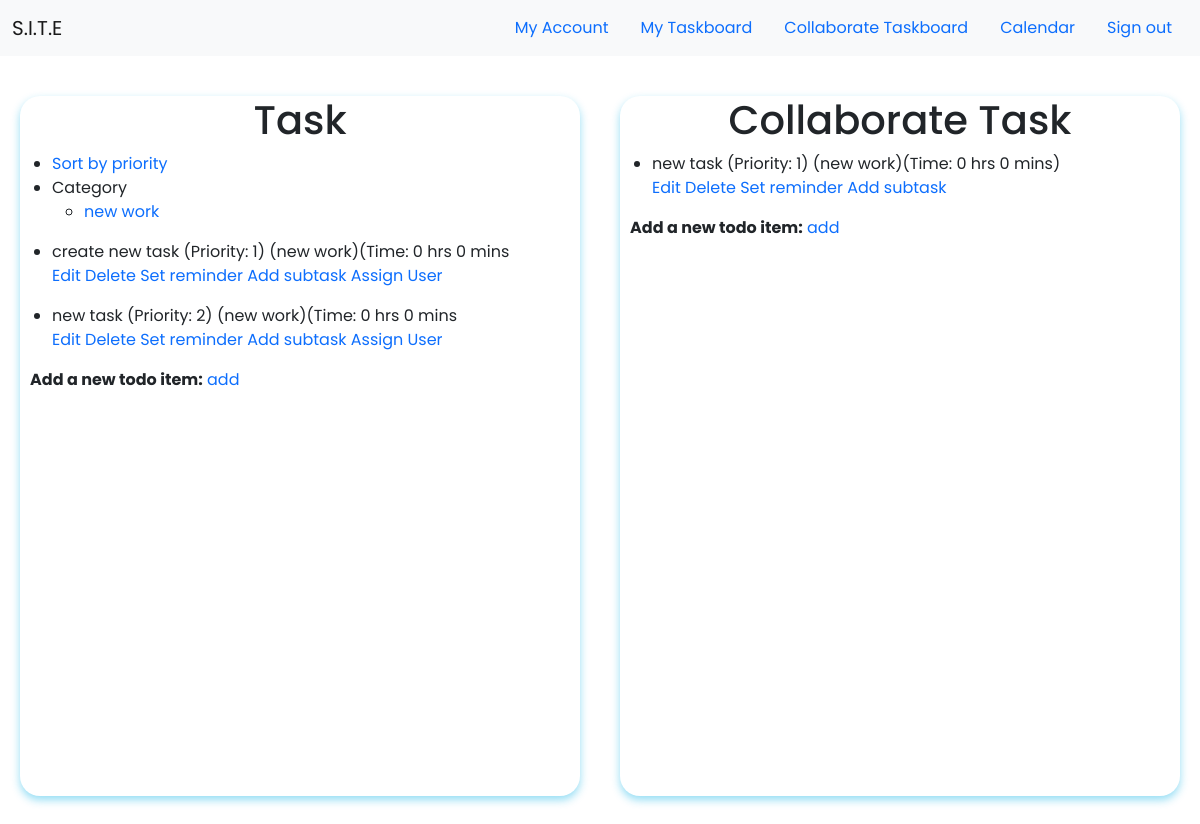
Before: /taskboard (signed in) with the older database file.
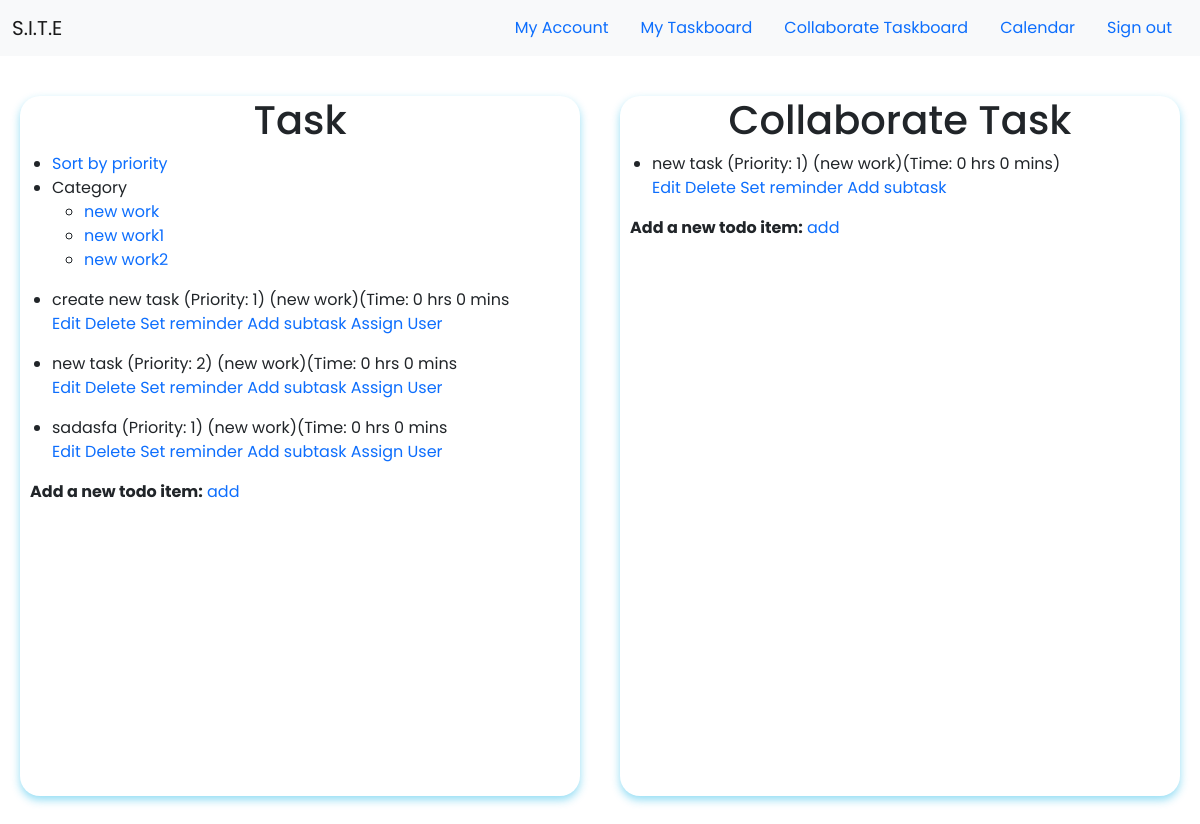
After: the same page with the newer database file.
### app/models.py (models this page shows, shortened)
class Category(db.Model):
    id = db.Column(db.Integer, primary_key=True)
    category = db.Column(db.String(30), unique=True, nullable=False)
    user_id = db.Column(db.Integer, db.ForeignKey('user.id'))

class Task(db.Model):
    id = db.Column(db.Integer, primary_key=True, autoincrement=True)
    content = db.Column(db.String, unique=False, nullable=False)
    complete = db.Column(db.Boolean, default=False)
    estimatehr = db.Column(db.Integer, nullable = True)
    estimatemin = db.Column(db.Integer, nullable = True)
    priority = db.Column(db.Integer, nullable=False)
    collaborate_id = db.Column(db.Integer, nullable=True, unique=False)
    assign_user = db.Column(db.String,unique=False, nullable=True)
    category_id = db.Column(db.Integer, db.ForeignKey('category.id'), nullable=False)
    category = db.relationship('Category', backref=db.backref('categories', lazy=True))
    subtask = db.relationship('Subtask', backref = 'subtasks', lazy = 'dynamic')
    user_id = db.Column(db.Integer, db.ForeignKey('user.id'))

### app/routes.py (the view)
@app.route('/taskboard',methods=['GET', 'POST'])
def taskboard():
    user = User.query.filter_by(username=current_user.username).first()
    tasks = Task.query.filter_by(user_id=user.id, collaborate_id = None).all()
    assign_tasks = Task.query.filter_by(assign_user=user.username).all()
    categories = Category.query.filter_by(user_id=user.id).all()
    subtask = Subtask.query.all()
    return render_template('taskboard.html', tasks=tasks, categories=categories, subtasks=subtask, assign_tasks=assign_tasks)

### app/models.py (called while the page is built)
@login.user_loader
def load_user(id):
    return User.query.get(int(id))

### app/templates/taskboard.html (shortened to what this page needs)
{% extends "base.html" %}
{% block content %}
<link rel="stylesheet" type="text/css" href="{{ url_for('static', filename='css/taskboard.css') }}">
    {% if current_user.is_authenticated %}
    <div class="task_page">
        <div class="task">
            <h1>Task</h1>
            <nav>
                <ul>
                    <li><a href="/priority">Sort by priority</a></li>
                    <li>Category
                        <ul>
                            {% for category in categories %}
                            <li><a href="/category/{{category.id}}">{{category.category}}</a></li>
                            {% endfor %}
                    </li>
                </ul>
            </nav>
            {% for task in tasks %}
            <ul>
                <li>
                    {{ task.content }} (Priority: {{task.priority}}) ({{task.category.category}})(Time: {{task.estimatehr}} hrs {{task.estimatemin}} mins <br> <a href= "/edittask/{{task.id}}">Edit</a>  <a href= "/delete/{{task.id}}"> Delete</a>  <a href= "/reminder/{{task.id}}">Set reminder</a> <a href="/addsubtask/{{task.id}}">Add subtask</a> <a href="/assignuser/{{task.id}}">Assign User</a>
                </li>
            </ul>
            {% endfor %}
            <div class="addtask">
               <strong>Add a new todo item:</strong>
                <a href="/addtask"> add</a>
            </div>
        </div>
        <div class="colla">
            <h1>Collaborate Task</h1>
            {% for assign_task in assign_tasks %}
            <ul>
                <li>
                    {{ assign_task.content }} (Priority: {{assign_task.priority}}) ({{assign_task.category.category}})(Time: {{assign_task.estimatehr}} hrs {{assign_task.estimatemin}} mins) <br> <a href= "/edittask/{{assign_task.id}}">Edit</a>  <a href= "/delete/{{assign_task.id}}"> Delete</a>  <a href= "/reminder/{{assign_task.id}}">Set reminder</a> <a href="/addsubtask/{{assign_task.id}}">Add subtask</a>
                </li>
            </ul>
            {% endfor %}
            <div class="addtask">
                <strong>Add a new todo item:</strong>
                <a href="/addtask"> add</a>
            </div>
        </div>
    </div>
    {% endif %}
{% endblock %}

### app/templates/base.html (shortened to what this page needs)
<!doctype html>
<html lang="en">
    <head>
        <link href="https://cdn.jsdelivr.net/npm/bootstrap@5.0.0-beta3/dist/css/bootstrap.min.css" rel="stylesheet">
        <link rel="stylesheet" type="text/css" href="{{ url_for('static', filename='css/style.css') }}">
    </head>
    <body>
        <nav class="navbar navbar-expand-lg navbar-light bg-light">
            <div class="container-fluid">
              <a class="navbar-brand" href="/">S.I.T.E</a>
              <ul class="nav justify-content-end">
                <li class="nav-item">
                  {% if current_user.is_authenticated %}
                  <a class="nav-link active" aria-current="page" href="/profile">My Account</a>
                  {% endif %}
                </li>
                <li class="nav-item">
                  {% if current_user.is_authenticated %}
                  <a class="nav-link" href="/taskboard">My Taskboard</a>
                  {% endif %}
                </li>
                <li class="nav-item">
                  {% if current_user.is_authenticated %}
                  <a class="nav-link" href="/collaboratetaskboard">Collaborate Taskboard</a>
                  {% endif %}
                </li>
                <li class="nav-item">
                  {% if current_user.is_authenticated %}
                  <a class="nav-link" href="/calendar">Calendar</a>
                  {% endif %}
                </li>
                <li class="nav-item">
                  {% if current_user.is_authenticated %}
                  <a class="nav-link" href="/logout">Sign out</a>
                  {% endif %}
                </li>
              </ul>
              </div>
          </nav>
        {% block content %}{% endblock %}
    </body>
</html>

### app/static/css/style.css (style rules this page uses)
* { font-family: 'Poppins', sans-serif; margin: 0; padding: 0; }
html, body { margin: 0; padding: 0; }
a { text-decoration: none; }

### app/static/css/taskboard.css (style rules this page uses)
.task_page { height: auto; width: auto; display: flex; flex-direction: row; margin: 0; }
.task { height: 700px; width: 700px; margin: 40px 20px; border-radius: 20px; background-color: white!important; box-shadow: 0 4px 8px 0 rgba(26, 183, 231, 0.466); transition: 0.3s; }
.task h1 { text-align: center; }
.colla { height: 700px; width: 700px; margin: 40px 20px; border-radius: 20px; background-color: white!important; box-shadow: 0 4px 8px 0 rgba(26, 183, 231, 0.466); transition: 0.3s; }
.colla h1 { text-align: center; }
.addtask { margin: 10px; }

Changed rows visible on the page:
added Category: category "new work1"
added Category: category "new work2"
added Task: content "sadasfa", priority "1", category.category "new work", estimatehr "0", estimatemin "0"
